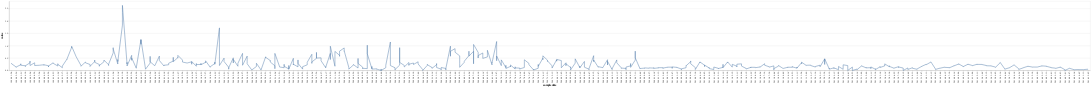

Notebook code for this chart:
### Code cell
alt.Chart(data_sudden_change_Kannika_Ammonium).mark_line().encode(
    x='sample date',
    y='value',
)

### Figure 1 — Vega-Lite specification as saved in the notebook (floating-point values rounded to 4 significant figures; data arrays with more than 128 entries replaced by an {"elided": "..."} marker saying what was removed)
{"config": {"view": {"continuousWidth": 400, "continuousHeight": 300}}, "data": {"name": "data-84e8f1602b0659193219a151f3ff5c23"}, "mark": "line", "encoding": {"x": {"field": "sample date", "type": "nominal"}, "y": {"field": "value", "type": "quantitative"}}, "$schema": "https://vega.github.io/schema/vega-lite/v4.17.0.json", "datasets": {"data-84e8f1602b0659193219a151f3ff5c23": {"elided": "701 records"}}}
